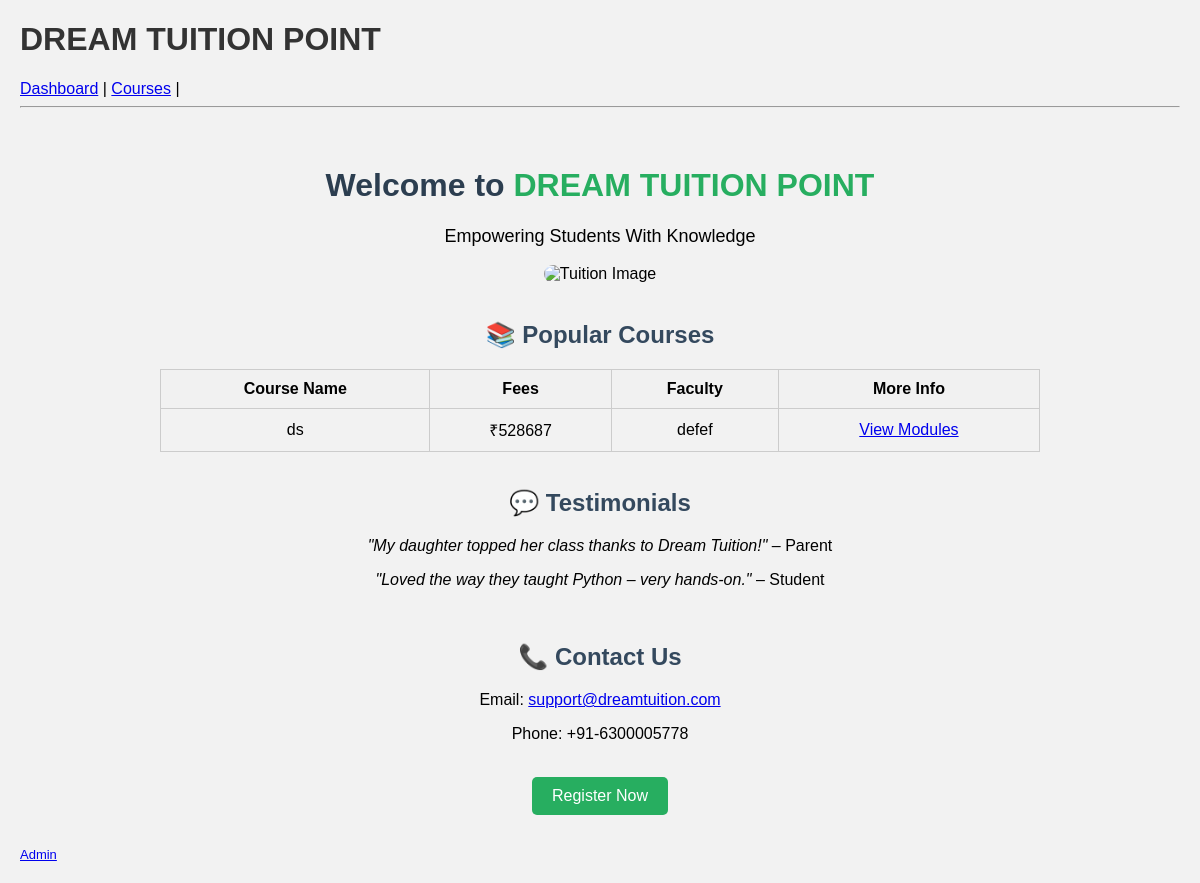
Before: / with the older database file.
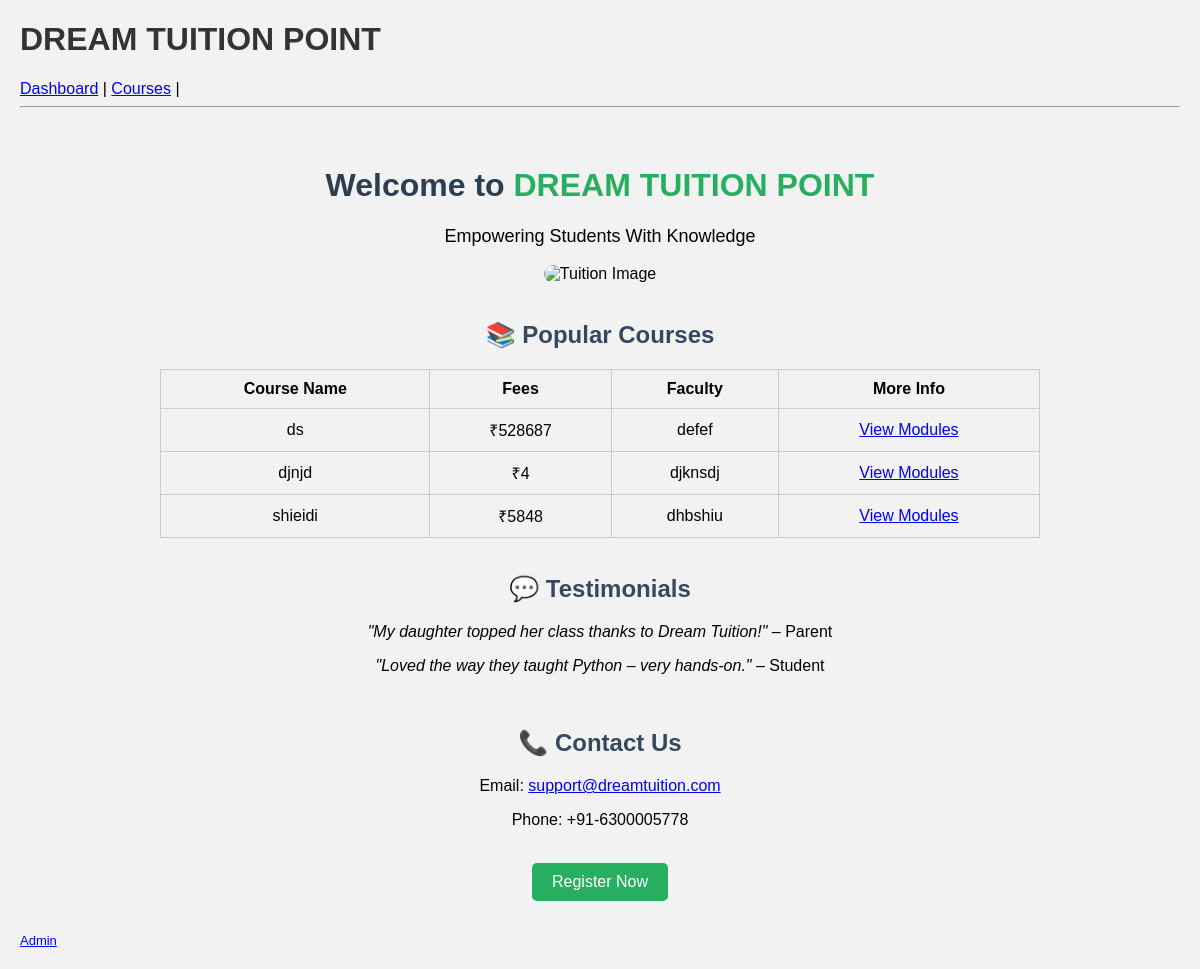
After: the same page with the newer database file.
### tables this page shows
CREATE TABLE courses (
    course_id int PRIMARY KEY,
    course_name TEXT NOT NULL,
    fees INTEGER NOT NULL,
    faculty_name TEXT NOT NULL,
    datetime_value TEXT NOT NULL,
    duration TEXT NOT NULL
);

### app.py (the view)
@app.route('/')
def index():
    if session.get('role') == 'admin':
        return render_template('admin/index.html', page="home")
    else:
        conn = sqlite3.connect('database.db')
        cur = conn.cursor()
        cur.execute("SELECT * FROM courses")
        courses = cur.fetchall()
        conn.close()
        return render_template('student/student_home.html', courses=courses, page="student_home")

### app.py (called while the page is built)
@app.before_request
def set_role():
    session.setdefault('role', 'student')  # or 'student'

### templates/student/student_home.html (shortened to what this page needs)
{% extends "layout.html" %}
{% block content %}
<div class="container" style="padding: 30px; text-align: center;">
    <h1 style="color: #2c3e50;">Welcome to <span style="color: #27ae60;">DREAM TUITION POINT</span></h1>
    <p style="font-size: 18px;">Empowering Students With Knowledge</p>
    <img src="{{ url_for('static', filename='tuition.jpeg') }}" alt="Tuition Image" width="600" style="border-radius: 10px;"><br><br>
    <h2 style="color: #34495e;">📚 Popular Courses</h2>
    <table border="1" style="margin: 0 auto; border-collapse: collapse; width: 80%;">
        <tr style="background-color: #f1f1f1;">
            <th>Course Name</th>
            <th>Fees</th>
            <th>Faculty</th>
            <th>More Info</th>
        </tr>
        {% for course in courses %}
        <tr>
            <td>{{ course[1] }}</td>
            <td>₹{{ course[2] }}</td>
            <td>{{ course[3] }}</td>
            <td><a href="{{ url_for('course_details', course_id=course[0]) }}">View Modules</a></td>
        </tr>
        {% endfor %}
    </table>
    <br><h2 style="color: #34495e;">💬 Testimonials</h2>
    <p><i>"My daughter topped her class thanks to Dream Tuition!"</i> – Parent</p>
    <p><i>"Loved the way they taught Python – very hands-on."</i> – Student</p>
    <br><h2 style="color: #34495e;">📞 Contact Us</h2>
    <p>Email: <a href="mailto:support@dreamtuition.com">support@dreamtuition.com</a></p>
    <p>Phone: +91-6300005778</p>
    <br><a href="{{ url_for('add_student') }}">
        <button style="padding: 10px 20px; font-size: 16px; background-color: #27ae60; color: white; border: none; border-radius: 5px;">Register Now</button>
    </a>
</div>
{% endblock %}

Changed rows visible on the page:
added courses: course_name "djnjd", fees "4", faculty_name "djknsdj"
added courses: course_name "shieidi", fees "5848", faculty_name "dhbshiu"
